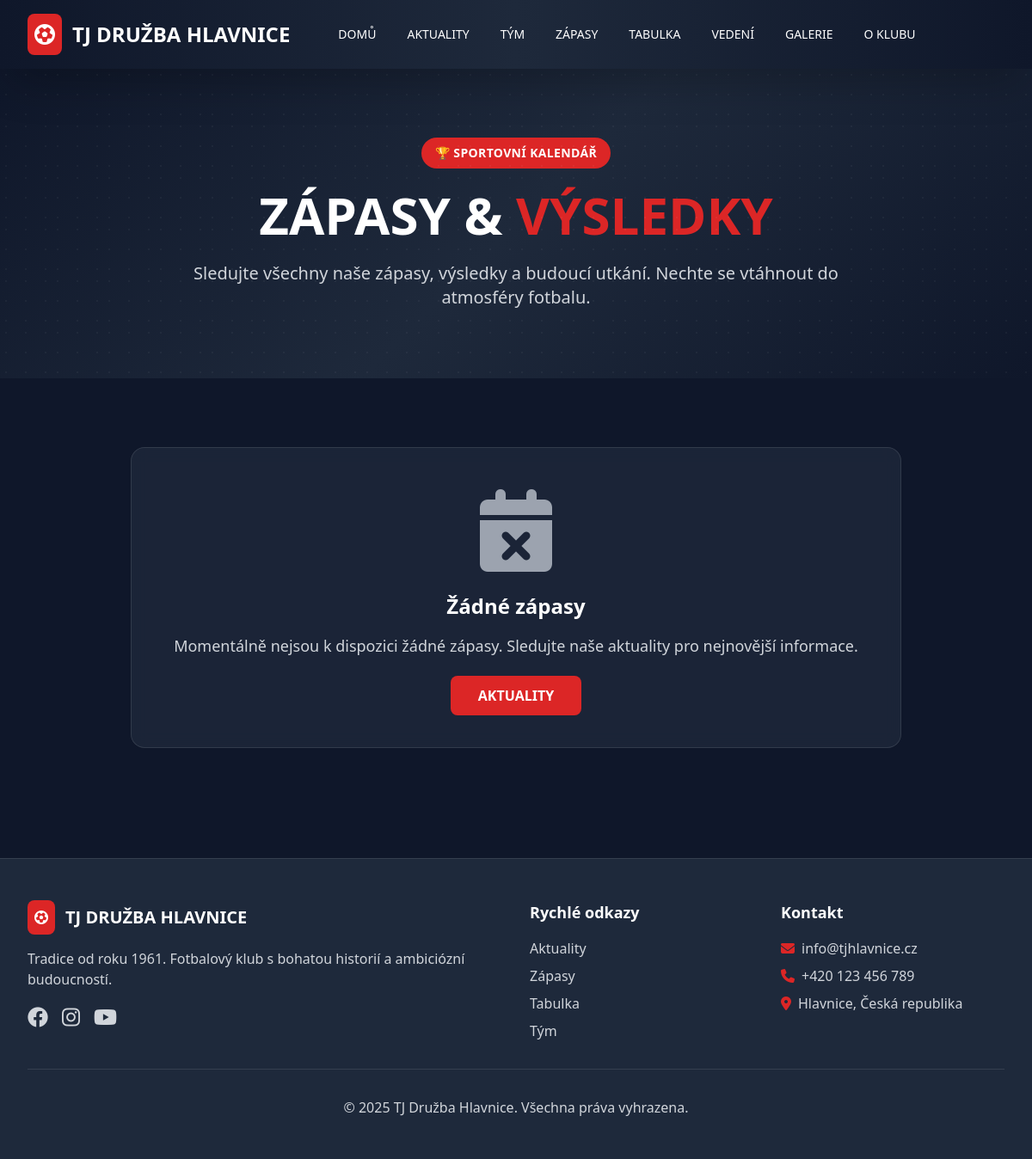
/matches/, run on an earlier commit of the app's database.
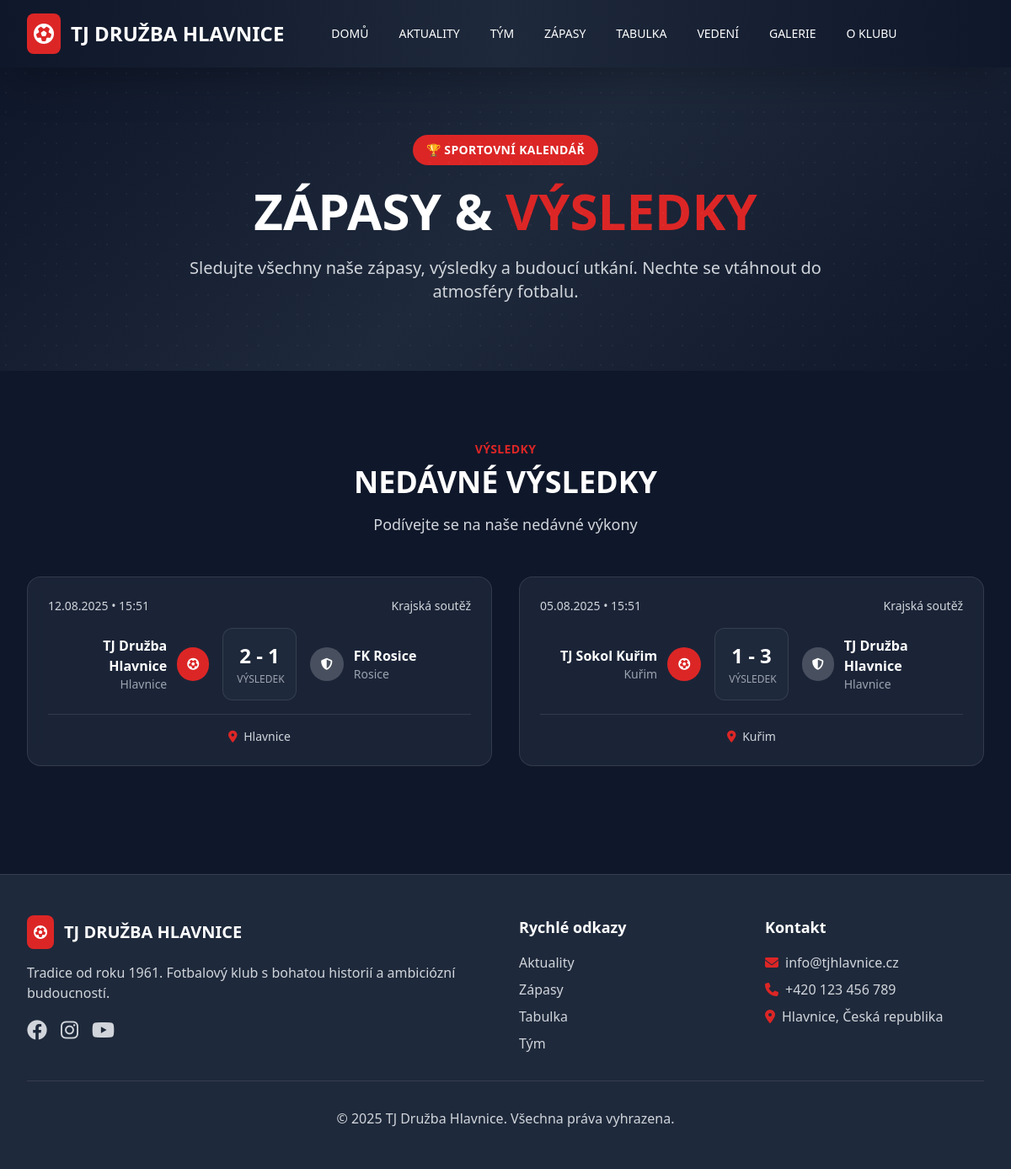
And on a later commit of the database.
### football/models.py (models this page shows, shortened)
class Match(models.Model):
    home_team = models.ForeignKey(Team, on_delete=models.CASCADE, related_name='home_matches', verbose_name=_("Domácí tým"))
    away_team = models.ForeignKey(Team, on_delete=models.CASCADE, related_name='away_matches', verbose_name=_("Hostující tým"))
    date = models.DateTimeField(verbose_name=_("Datum a čas"))
    league = models.ForeignKey(League, on_delete=models.CASCADE, verbose_name=_("Soutěž"))
    round_number = models.IntegerField(blank=True, null=True, verbose_name=_("Kolo"))
    home_score = models.IntegerField(blank=True, null=True, verbose_name=_("Skóre domácích"))
    away_score = models.IntegerField(blank=True, null=True, verbose_name=_("Skóre hostů"))
    location = models.CharField(max_length=100, blank=True, verbose_name=_("Místo konání"))
    referee = models.CharField(max_length=100, blank=True, verbose_name=_("Rozhodčí"))
    notes = models.TextField(blank=True, verbose_name=_("Poznámky"))
    class Meta:
        ordering = ['-date']
        verbose_name = _("Zápas")
        verbose_name_plural = _("Zápasy")

class League(models.Model):
    name = models.CharField(max_length=100, verbose_name=_("Název soutěže"))
    season = models.CharField(max_length=20, verbose_name=_("Sezóna"))
    description = models.TextField(blank=True, verbose_name=_("Popis"))
    class Meta:
        unique_together = ['name', 'season']
        verbose_name = _("Soutěž")
        verbose_name_plural = _("Soutěže")

class Team(models.Model):
    name = models.CharField(max_length=100, verbose_name=_("Název týmu"))
    flag = models.ImageField(upload_to='teams/', blank=True, null=True, verbose_name=_("Vlajka/Logo"))
    founded = models.IntegerField(blank=True, null=True, verbose_name=_("Rok založení"))
    city = models.CharField(max_length=100, blank=True, verbose_name=_("Město"))
    league = models.ForeignKey(League, on_delete=models.CASCADE, blank=True, null=True, verbose_name=_("Soutěž"))
    is_club_team = models.BooleanField(default=False, verbose_name=_("Náš tým"), help_text=_("Označte, pokud je to tým TJ Hlavnice"))
    class Meta:
        verbose_name = _("Tým")
        verbose_name_plural = _("Týmy")

### football/views.py (the view)
# urls.py: path('matches/', views.MatchListView.as_view(), name='matches'),
class MatchListView(ListView):
    model = Match
    template_name = 'football/matches.html'
    context_object_name = 'matches'
    paginate_by = 20
    def get_queryset(self):
        return Match.objects.filter(
            Q(home_team__is_club_team=True) | Q(away_team__is_club_team=True)
        )
    def get_context_data(self, **kwargs):
        context = super().get_context_data(**kwargs)
        now = timezone.now()
        context['upcoming_matches'] = self.get_queryset().filter(date__gte=now)[:5]
        context['recent_matches'] = self.get_queryset().filter(date__lt=now, home_score__isnull=False)[:10]
        return context

### templates/football/matches.html (shortened to what this page needs)
{% extends 'base.html' %} {% load static %}  {% block content %}
<section class="hero-bg py-20 px-4 sm:px-6 lg:px-8">
  <div class="max-w-7xl mx-auto text-center">
    <span
      class="inline-block bg-club-red px-4 py-2 rounded-full text-sm font-semibold uppercase tracking-wide text-white mb-6"
    >
      🏆 Sportovní kalendář
    </span>
    <h1 class="text-4xl lg:text-6xl font-bold text-white mb-6">
      ZÁPASY & <span class="text-club-red">VÝSLEDKY</span>
    </h1>
    <p class="text-xl text-gray-300 max-w-3xl mx-auto">
      Sledujte všechny naše zápasy, výsledky a budoucí utkání. Nechte se
      vtáhnout do atmosféry fotbalu.
    </p>
  </div>
</section>
{% if recent_matches %}
<section class="py-20 px-4 sm:px-6 lg:px-8">
  <div class="max-w-7xl mx-auto">
    <div class="text-center mb-12">
      <span class="text-club-red text-sm font-semibold uppercase tracking-wide"
        >Výsledky</span
      >
      <h2 class="text-4xl font-bold text-white mt-2 mb-4">NEDÁVNÉ VÝSLEDKY</h2>
      <p class="text-gray-300 text-lg">Podívejte se na naše nedávné výkony</p>
    </div>
    <div class="grid grid-cols-1 lg:grid-cols-2 gap-8">
      {% for match in recent_matches %}
      <div
        class="glass-card rounded-2xl p-6 hover:scale-105 transition-all duration-300"
      >
        <div class="flex items-center justify-between mb-4">
          <div class="text-gray-300 text-sm">
            {{ match.date|date:"d.m.Y • H:i" }}
          </div>
          <div class="text-gray-300 text-sm">
            {{ match.league.name }}{% if match.round_number %} - {{ match.round_number }}. kolo{% endif %}
          </div>
        </div>
        <div class="grid grid-cols-5 gap-4 items-center">
          <div class="col-span-2 text-right">
            <div class="flex items-center justify-end space-x-3">
              <div class="text-white">
                <div class="font-bold">{{ match.home_team.name }}</div>
                <div class="text-sm text-gray-400">
                  {{ match.home_team.city }}
                </div>
              </div>
              {% if match.home_team.flag %}
              <img
                src="{{ match.home_team.flag.url }}"
                alt="{{ match.home_team.name }}"
                class="w-12 h-8 object-cover rounded"
              />
              {% else %}
              <div
                class="w-10 h-10 bg-club-red rounded-full flex items-center justify-center"
              >
                <i class="fas fa-futbol text-white text-sm"></i>
              </div>
              {% endif %}
            </div>
          </div>
          <div class="text-center">
            <div
              class="bg-dark-blue-light rounded-xl p-4 border border-white/10"
            >
              <div class="text-2xl font-bold text-white">
                {{ match.home_score|default:"0" }} - {{ match.away_score|default:"0" }}
              </div>
              <div class="text-xs text-gray-400 mt-1">VÝSLEDEK</div>
            </div>
          </div>
          <div class="col-span-2 text-left">
            <div class="flex items-center space-x-3">
              {% if match.away_team.flag %}
              <img
                src="{{ match.away_team.flag.url }}"
                alt="{{ match.away_team.name }}"
                class="w-12 h-8 object-cover rounded"
              />
              {% else %}
              <div
                class="w-10 h-10 bg-white/20 rounded-full flex items-center justify-center"
              >
                <i class="fas fa-shield-alt text-white text-sm"></i>
              </div>
              {% endif %}
              <div class="text-white">
                <div class="font-bold">{{ match.away_team.name }}</div>
                <div class="text-sm text-gray-400">
                  {{ match.away_team.city }}
                </div>
              </div>
            </div>
          </div>
        </div>
        {% if match.location %}
        <div class="mt-4 pt-4 border-t border-white/10 text-center">
          <div class="text-gray-300 text-sm">
            <i class="fas fa-map-marker-alt text-club-red mr-1"></i>
            {{ match.location }}
          </div>
        </div>
        {% endif %}
      </div>
      {% endfor %}
    </div>
  </div>
</section>
{% endif %}
{% if not upcoming_matches and not recent_matches %}
<section class="py-20 px-4 sm:px-6 lg:px-8">
  <div class="max-w-4xl mx-auto text-center">
    <div class="glass-card rounded-2xl p-12">
      <div class="text-gray-400 mb-6">
        <i class="fas fa-calendar-times text-8xl"></i>
      </div>
      <h3 class="text-2xl font-bold text-white mb-4">Žádné zápasy</h3>
      <p class="text-gray-300 text-lg">
        Momentálně nejsou k dispozici žádné zápasy. Sledujte naše aktuality pro
        nejnovější informace.
      </p>
      <div class="mt-8">
        <a
          href="{% url 'news_list' %}"
          class="bg-club-red hover:bg-club-red-dark text-white px-8 py-3 rounded-lg font-semibold transition-colors duration-200"
        >
          AKTUALITY
        </a>
      </div>
    </div>
  </div>
</section>
{% endif %} {% endblock %}

### templates/base.html (shortened to what this page needs)
<!DOCTYPE html>
<html lang="cs" class="h-full">
<head>
    <script src="https://cdn.tailwindcss.com"></script>
    <link rel="stylesheet" href="https://cdnjs.cloudflare.com/ajax/libs/font-awesome/6.4.0/css/all.min.css">
    {% load static %}
    <link rel="stylesheet" href="{% static 'css/custom.css' %}">
</head>
<body class="h-full bg-dark-blue">
    <div class="min-h-full">
        <nav class="nav-gradient shadow-2xl fixed w-full z-50" x-data="{ open: false }">
            <div class="max-w-7xl mx-auto px-4 sm:px-6 lg:px-8">
                <div class="flex justify-between h-20">
                    <div class="flex items-center">
                        <div class="flex-shrink-0">
                            <a href="{% url 'home' %}" class="text-white text-2xl font-bold flex items-center group">
                                <div class="bg-club-red p-2 rounded-lg mr-3 group-hover:bg-club-red-dark transition-colors duration-200">
                                    <i class="fas fa-futbol text-white"></i>
                                </div>
                                <span class="hidden sm:block">TJ DRUŽBA HLAVNICE</span>
                            </a>
                        </div>
                        <div class="hidden lg:ml-10 lg:flex lg:space-x-1">
                            <a href="{% url 'home' %}" class="text-white hover:text-club-red px-4 py-2 rounded-lg text-sm font-medium transition-all duration-200 hover:bg-white/10">
                                DOMŮ
                            </a>
                            <a href="{% url 'news_list' %}" class="text-white hover:text-club-red px-4 py-2 rounded-lg text-sm font-medium transition-all duration-200 hover:bg-white/10">
                                AKTUALITY
                            </a>
                            <a href="{% url 'team_lineup' %}" class="text-white hover:text-club-red px-4 py-2 rounded-lg text-sm font-medium transition-all duration-200 hover:bg-white/10">
                                TÝM
                            </a>
                            <a href="{% url 'matches' %}" class="text-white hover:text-club-red px-4 py-2 rounded-lg text-sm font-medium transition-all duration-200 hover:bg-white/10">
                                ZÁPASY
                            </a>
                            <a href="{% url 'standings' %}" class="text-white hover:text-club-red px-4 py-2 rounded-lg text-sm font-medium transition-all duration-200 hover:bg-white/10">
                                TABULKA
                            </a>
                            <a href="{% url 'management' %}" class="text-white hover:text-club-red px-4 py-2 rounded-lg text-sm font-medium transition-all duration-200 hover:bg-white/10">
                                VEDENÍ
                            </a>
                            <a href="{% url 'gallery' %}" class="text-white hover:text-club-red px-4 py-2 rounded-lg text-sm font-medium transition-all duration-200 hover:bg-white/10">
                                GALERIE
                            </a>
                            <a href="{% url 'club_info' %}" class="text-white hover:text-club-red px-4 py-2 rounded-lg text-sm font-medium transition-all duration-200 hover:bg-white/10">
                                O KLUBU
                            </a>
                        </div>
                    </div>
                </div>
            </div>
        </nav>
        <main class="pt-20">
            {% block content %}
            {% endblock %}
        </main>
        <footer class="bg-dark-blue-light text-white mt-12 border-t border-white/10">
            <div class="max-w-7xl mx-auto py-12 px-4 sm:px-6 lg:px-8">
                <div class="grid grid-cols-1 md:grid-cols-4 gap-8">
                    <div class="md:col-span-2">
                        <div class="flex items-center mb-4">
                            <div class="bg-club-red p-2 rounded-lg mr-3">
                                <i class="fas fa-futbol text-white"></i>
                            </div>
                            <h3 class="text-xl font-bold">TJ DRUŽBA HLAVNICE</h3>
                        </div>
                        <p class="text-gray-300 mb-4">
                            Tradice od roku 1961. Fotbalový klub s bohatou historií a ambiciózní budoucností.
                        </p>
                        <div class="flex space-x-4">
                            <a href="#" class="text-gray-300 hover:text-white transition-colors duration-200">
                                <i class="fab fa-facebook text-2xl"></i>
                            </a>
                            <a href="#" class="text-gray-300 hover:text-white transition-colors duration-200">
                                <i class="fab fa-instagram text-2xl"></i>
                            </a>
                            <a href="#" class="text-gray-300 hover:text-white transition-colors duration-200">
                                <i class="fab fa-youtube text-2xl"></i>
                            </a>
                        </div>
                    </div>
                    <div>
                        <h4 class="text-lg font-semibold mb-4">Rychlé odkazy</h4>
                        <ul class="space-y-2">
                            <li><a href="{% url 'news_list' %}" class="text-gray-300 hover:text-white transition-colors duration-200">Aktuality</a></li>
                            <li><a href="{% url 'matches' %}" class="text-gray-300 hover:text-white transition-colors duration-200">Zápasy</a></li>
                            <li><a href="{% url 'standings' %}" class="text-gray-300 hover:text-white transition-colors duration-200">Tabulka</a></li>
                            <li><a href="{% url 'team_lineup' %}" class="text-gray-300 hover:text-white transition-colors duration-200">Tým</a></li>
                        </ul>
                    </div>
                    <div>
                        <h4 class="text-lg font-semibold mb-4">Kontakt</h4>
                        <div class="space-y-2 text-gray-300">
                            <div class="flex items-center">
                                <i class="fas fa-envelope mr-2 text-club-red"></i>
                                <span>info@tjhlavnice.cz</span>
                            </div>
                            <div class="flex items-center">
                                <i class="fas fa-phone mr-2 text-club-red"></i>
                                <span>+420 123 456 789</span>
                            </div>
                            <div class="flex items-center">
                                <i class="fas fa-map-marker-alt mr-2 text-club-red"></i>
                                <span>Hlavnice, Česká republika</span>
                            </div>
                        </div>
                    </div>
                </div>
                <div class="border-t border-white/10 mt-8 pt-8 text-center text-gray-300">
                    <p>&copy; 2025 TJ Družba Hlavnice. Všechna práva vyhrazena.</p>
                </div>
            </div>
        </footer>
    </div>
</body>
</html>
</body>
</html>

### static/css/custom.css (style rules this page uses)
* { transition: all 0.2s ease-in-out; }

### templates/base.html (style rules this page uses)
.hero-bg { background: linear-gradient(135deg, #0F172A 0%, #1E293B 50%, #0F172A 100%); position: relative; overflow: hidden; }
.hero-bg::before { content: ''; position: absolute; top: 0; left: 0; right: 0; bottom: 0; }
.glass-card { background: rgba(30, 41, 59, 0.8); backdrop-filter: blur(10px); border: 1px solid rgba(255, 255, 255, 0.1); }
.nav-gradient { background: linear-gradient(90deg, #0F172A 0%, #1E293B 50%, #0F172A 100%); }

What changed in the data, as far as the page shows it:
added Match: date "12.08.2025 • 15:51", league.name "Krajská soutěž", home_team.name "TJ Družba Hlavnice", home_team.city "Hlavnice", home_score "2", away_score "1", away_team.name "FK Rosice", away_team.city "Rosice", location "Hlavnice"
added Match: date "05.08.2025 • 15:51", league.name "Krajská soutěž", home_team.name "TJ Sokol Kuřim", home_team.city "Kuřim", home_score "1", away_score "3", away_team.name "TJ Družba Hlavnice", away_team.city "Hlavnice", location "Kuřim"
Also different on the page:
text no longer shown: "Žádné zápasy Momentálně nejsou k dispozici žádné zápasy. Sledujte naše aktuality pro nejnovější informace. AKTUALITY"
text now shown: "VÝSLEDKY NEDÁVNÉ VÝSLEDKY Podívejte se na naše nedávné výkony"
